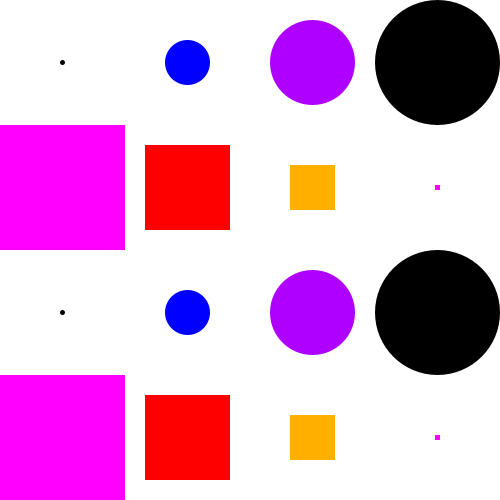
Frame 1 (no input)
Frame 60 (the mouse pressed at the canvas centre just before this capture): identical to frame 1, image omitted
Frame 120 (the mouse held since frame 60 and released just before this capture): identical to frame 1, image omitted

The Processing sketch that drew this single still picture (run headless with seeded random() and noise(); from frame 60 on, the mouse is pressed at the canvas centre):

// Processing sketch: Notes_2_Grid_Patterns
// ── Notes_2_Grid_Patterns.pde
// Grid
// ellipses and squares
// 1 row - ellipses
// 1 row - squares
// ellipses - black, blue, purple
// squares - pink, red, orange pattern
// lerp/map for the size
// ellipses increase to the right
// squares increase to the left

int rows;
int cols;

void setup() {
  size(500, 500);
  rows = 4;
  cols = rows;
}

void draw() {
  background(255);
  for (int row = 0; row < rows; row++) {
    for (int col = 0; col < cols; col++) {
      drawShape(row, col);
    }
  }
}

void keyPressed() {
  if (key == 'a') {
    rows = (int)random(2, 20);
    cols = rows;
  } else if (key == 'd') {
    rows++;
    cols = rows;
  }
}

void drawShape(int row, int col) {
  float w = width / (float)cols;
  float h = height / (float)rows;
  float xOffset = w / 2.0;
  float yOffset = h / 2.0;
  float x = (col * w) + xOffset;
  float y = (row * h) + yOffset;
  color f = getColor(row, col);
  fill(f);
  noStroke();
  
  if (row % 2 == 0) {
    float minS = 5;
    float s = map(col, 0, (cols - 1), minS, w);
    ellipse(x, y, s, s);
  } else {
    float minS = 5;
    float s = map(col, 0, (cols - 1), w, minS);
    rectMode(CENTER);
    rect(x, y, s, s);
  }
}

color getColor(int row, int col) {
  color result = color(255);
  
  if (row % 2 == 0) {
    // circles row
    // black, blue, purple
    if (col % 3 == 0) {
      result = color(0);
    } else if (col % 3 == 1) {
      result = color(0, 0, 255);
    } else {
      result = color(175, 0, 255);
    }
  } else {
    // squares row
    // pink, red, orange
    if (col % 3 == 0) {
      result = color(255, 0, 255);
    } else if (col % 3 == 1) {
      result = color(255, 0, 0);
    } else {
      result = color(255, 175, 0);
    }
  }
  
  return result;
}
